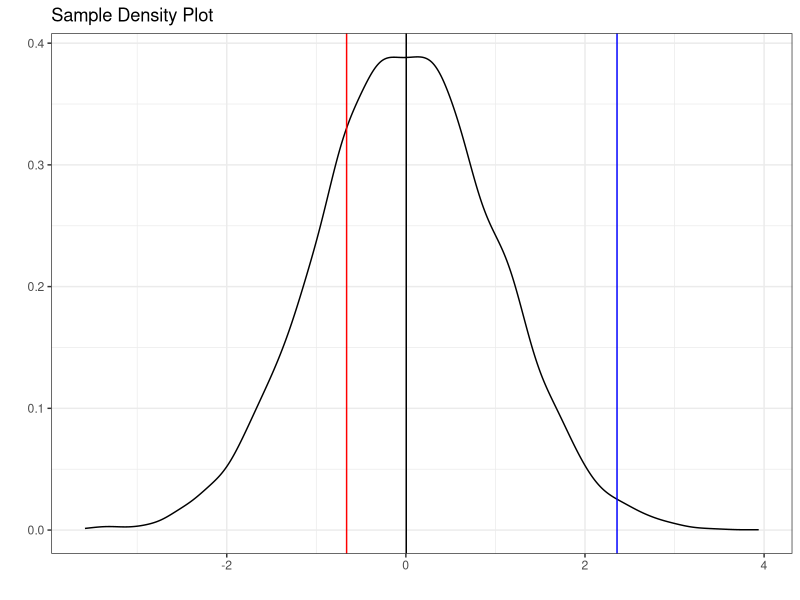
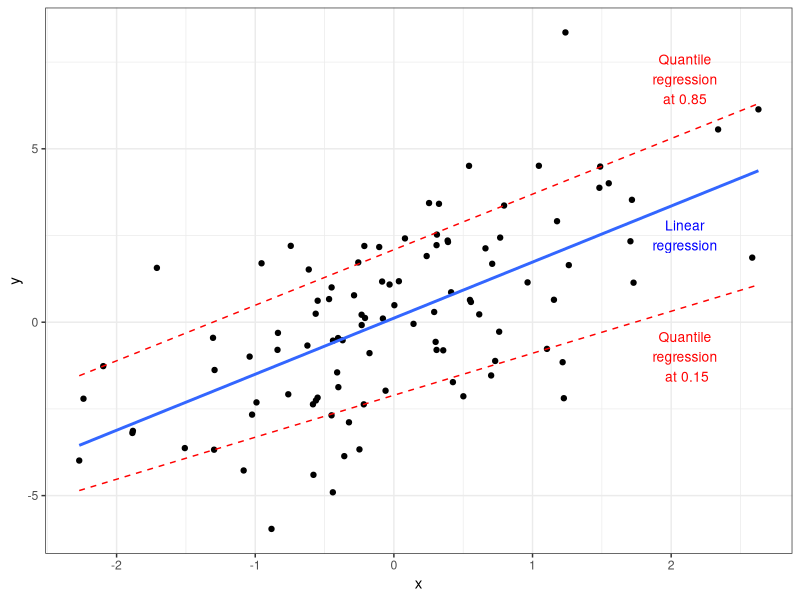
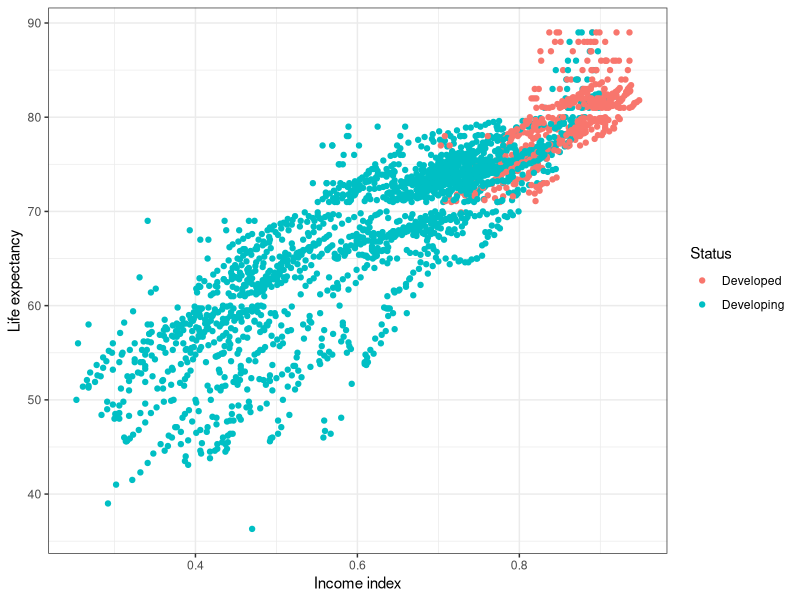
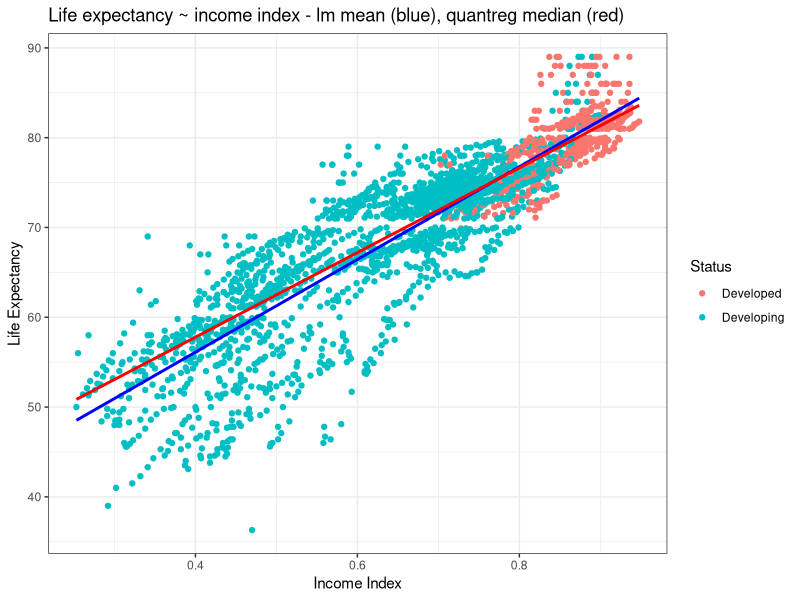
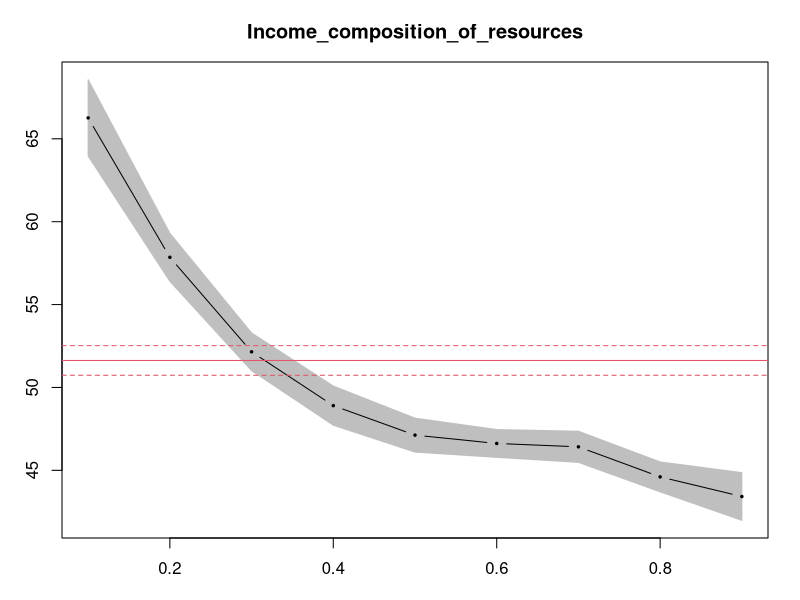

These figures' R source, in order:
## ---- chunk 1
# Load libraries
library(tidyverse)
library(quantreg)

set.seed(17)
# Generate random normal data
df_rnd <- as.tibble(rnorm(10000))

df_rnd |>
  ggplot(aes(value)) +
  geom_density() +
  geom_vline(xintercept = quantile(df_rnd$value, prob = 0.25), color = "red") +
  geom_vline(xintercept = quantile(df_rnd$value, prob = 0.50), color = "black") +
  geom_vline(xintercept = quantile(df_rnd$value, prob = 0.99), color = "blue") +
  labs(title = "Sample Density Plot",
       x = "",
       y = "") +
  theme_bw()
## ---- chunk 2
set.seed(16)
eps <- rnorm(100,0,2)
df_trends <- tibble(x = rnorm(100), y = 1.5*x + eps)

df_trends |>
  ggplot(aes(x, y)) +
  geom_point() +
  geom_smooth(method = "lm", se = FALSE) +
  stat_quantile(quantiles = 0.15, color = "red", linetype = "dashed") +
  stat_quantile(quantiles = 0.85, color = "red", linetype = "dashed") +
  annotate(geom="text", x=2.1, y=2.5, label="Linear\nregression", color = "blue", size = 3.5) +
  annotate(geom="text", x=2.1, y=7, label="Quantile\nregression\nat 0.85", color = "red", size = 3.5) +
  annotate(geom="text", x=2.1, y=-1, label="Quantile\nregression\n at 0.15", color = "red", size = 3.5) +
  theme_bw()
## ---- chunk 3
#import data 
life_exp_narm <- read_csv("Life_Expectancy_Data.csv")
#let's remove all with income index around 0 and just pull in the life expectancy and income score columns for the purposes of this exercise.
life_exp_narm <- life_exp_narm |> 
  filter(Income_composition_of_resources>0) |>
  select(Income_composition_of_resources, Life_expectancy,Status)

#summary statistics for the 

#plot the data 
ggplot(life_exp_narm, aes(x=Income_composition_of_resources, 
                          y=Life_expectancy, col=Status)) + geom_point() +
  xlab("Income index") + ylab("Life expectancy") +
  theme_bw()
## ---- chunk 4

ggplot(life_exp_narm, aes(x=Income_composition_of_resources, 
                          y=Life_expectancy, col=Status)) + geom_point() +
  geom_smooth(method = lm, se = FALSE, color = "blue", size = 1) + # linear model
  geom_quantile(color = "red", quantiles = 0.5, size=1) + # median quantile regression model with tau = 0.5 -- 50%
  labs(title = "Life expectancy ~ income index - lm mean (blue), quantreg median (red)", y = "Life Expectancy", x = "Income Index") +
  theme_bw()
## ---- chunk 5
#| echo: true
notrqfit<- lm(Life_expectancy ~ Income_composition_of_resources,
              data = life_exp_narm)
rqfit50 <- rq(Life_expectancy ~ Income_composition_of_resources, tau = 0.50,
              data = life_exp_narm)
## ---- chunk 6
#summary(life_exp_narm)

# Function to report confidence intervals for lm
conf_int_out_lm <- function(reg) {
  reg_df <- tibble(
    "95% Lower" = reg[,"lwr"],
    "OLS Estimate" = reg[,"fit"],
    "95% Upper" = reg[,"upr"]
  )

  return(reg_df)
}

# Function to report confidence intervals for quantile regression
conf_int_out_rq <- function(reg) {
  reg_df <- tibble(
    "95% Lower" = reg[,"lower"],
    "Median Quantile Estimate" = reg[,"fit"],
    "95% Upper" = reg[,"higher"]
  )

  return(reg_df)
}

#data pulled from the 1q, median and 3q results from original data
new_data<-data.frame(Income_composition_of_resources=c(.525,0.695,0.793))
#comparing the median and mean 
conf_lm <- predict(notrqfit, newdata=new_data,  interval="confidence", level=.95)
conf_rq_50 <- predict(rqfit50, newdata=new_data, interval="confidence", level=.95)

conf_int_out_lm(conf_lm)
conf_int_out_rq(conf_rq_50)

## ---- chunk 7
notrqfit<- lm(Life_expectancy ~ Income_composition_of_resources, data = life_exp_narm)
rqfit25 <- rq(Life_expectancy ~ Income_composition_of_resources, tau = 0.25, data = life_exp_narm)
rqfit50 <- rq(Life_expectancy ~ Income_composition_of_resources, tau = 0.50, data = life_exp_narm)
rqfit75 <- rq(Life_expectancy ~ Income_composition_of_resources, tau = 0.75, data = life_exp_narm)
rqfit99 <- rq(Life_expectancy ~ Income_composition_of_resources, tau = 0.99, data = life_exp_narm)
## ---- chunk 8
predict(rqfit25, newdata=new_data, interval="confidence", level=.9) 
predict(rqfit75, newdata=new_data, interval="confidence", level=.9) 
#even more extreme in the 99percentile
predict(rqfit99, newdata=new_data, interval="confidence", level=.9) 

## ---- chunk 9
myrq <- rq(Life_expectancy ~ Income_composition_of_resources, tau = c(0.10, 0.20, 0.30, 0.40, 0.50, 0.60, 0.70, 0.80, 0.90), data = life_exp_narm)
plot(summary(myrq), parm = "Income_composition_of_resources")
